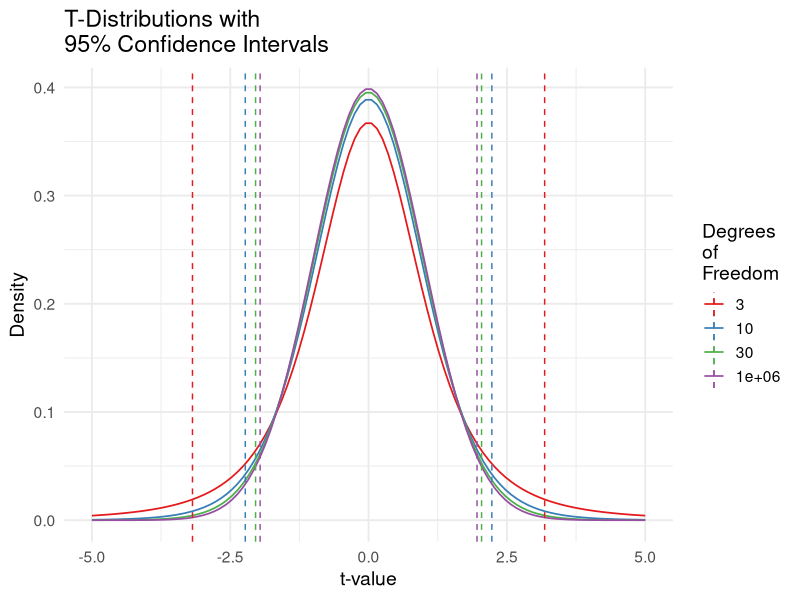

Source code (R):
remove(list=ls()) #Clear out the environment

# Load necessary libraries
library(ggplot2)
library(dplyr)
library(tidyr)

# Define degrees of freedom
dfs <- c(3, 10, 30, 1000000)

# Generate data for t-distributions
t_data <- data.frame(
  x = seq(-5, 5, length.out = 100)
) %>%
  expand_grid(df = dfs) %>%
  mutate(density = dt(x, df))

# Calculate critical t-values for 95% confidence intervals
crit_values <- data.frame(
  df = dfs,
  t_critical = qt(0.975, dfs) # 95% confidence level
)

# Plot the t-distributions
ggplot(t_data, aes(x = x, y = density, color = factor(df))) +
  geom_line(size = .6) +
  # Add vertical lines for critical t-values
  geom_vline(
    data = crit_values,
    aes(xintercept = t_critical, color = factor(df)),
    linetype = "dashed", size = 0.5
  ) +
  geom_vline(
    data = crit_values,
    aes(xintercept = -t_critical, color = factor(df)),
    linetype = "dashed", size = 0.5
  ) +
  scale_color_brewer(palette = "Set1", name = "Degrees\nof\nFreedom") +
  labs(
    title = "T-Distributions with\n95% Confidence Intervals",
    x = "t-value",
    y = "Density"
  ) +
  theme_minimal(base_size = 14)

